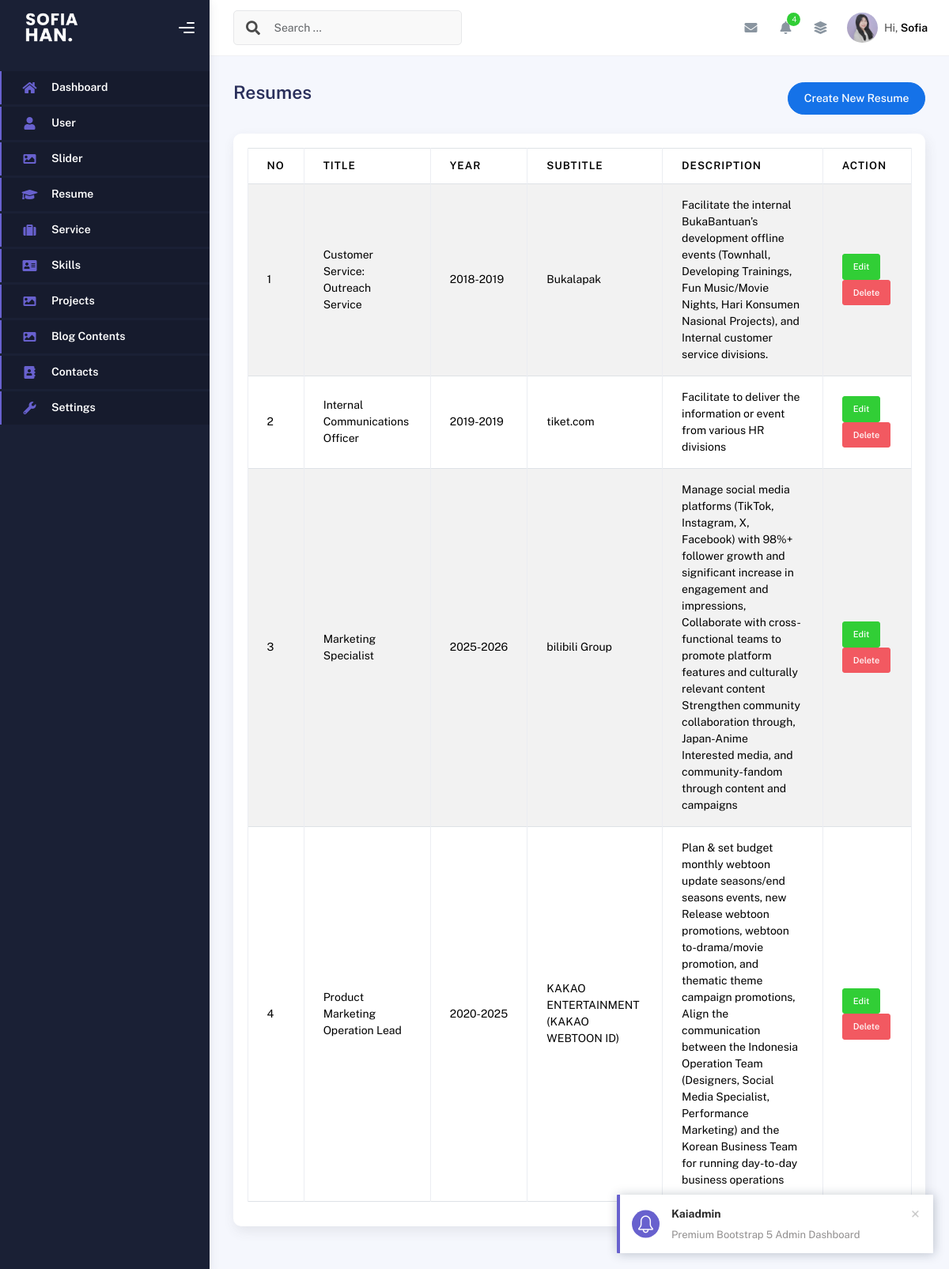
Screenshot of /resume.php with the database file from the repository.
### tables this page shows
CREATE TABLE `resume` (
  `id` int(11) NOT NULL,
  `year_start` year(4) NOT NULL,
  `year_end` year(4) NOT NULL,
  `title` varchar(50) NOT NULL,
  `subtitle` varchar(50) NOT NULL,
  `description` text DEFAULT NULL,
  `submit_cv` varchar(50) NOT NULL,
  `created_at` timestamp NOT NULL DEFAULT current_timestamp(),
  `update_at` timestamp NULL DEFAULT NULL ON UPDATE current_timestamp()
);

### resume.php (the view, shortened to what this page needs)
<?php
include "config/koneksi.php";
$query = mysqli_query($conn, "SELECT * FROM resume ORDER BY id DESC");
$rows = mysqli_fetch_all($query, MYSQLI_ASSOC);
?>
<!DOCTYPE html>
<html lang="en">
<head>
    <?php
    include "inc/css.php";
    ?>
</head>
<body>
    <div class="wrapper">
        <?php
        include "inc/sidebar.php";
        ?>
        <div class="main-panel">
            <div class="main-header">
                <?php
                include "inc/navbar.php";
                ?>
            </div>
            <div class="container">
                <div class="page-inner">
                    <div class="d-flex align-items-left align-items-md-center flex-column flex-md-row pt-2 pb-4">
                        <div>
                            <h3 class="fw-bold mb-3">Resumes</h3>
                        </div>
                        <div class="ms-md-auto py-2 py-md-0">
                            <a href="create-resume.php" class="btn btn-primary btn-round">Create New Resume</a>
                        </div>
                    </div>
                    <div class="row">
                        <div class="col-sm-6 col-md-12">
                            <div class="card">
                                <div class="card-body">
                                    <table class="table table-bordered table-striped">
                                        <thead>
                                            <tr>
                                                <th>No</th>
                                                <th>Title</th>
                                                <th>Year</th>
                                                <th>Subtitle</th>
                                                <th>Description</th>
                                                <th>Action</th>
                                            </tr>
                                        </thead>
                                        <tbody>
                                            <?php foreach ($rows as $index => $row): ?>
                                            <tr>
                                                <td><?php echo $index += 1 ?></td>
                                                <td><?php echo $row['title'] ?></td>
                                                <td><?php echo $row['year_start'] . "-" . $row['year_end'] ?></td>
                                                <td><?php echo $row['subtitle'] ?></td>
                                                <td><?php echo $row['description'] ?></td>
                                                <td>
                                                    <a class="btn btn-success btn-sm"
                                                        href="create-resume.php?edit=<?php echo $row['id'] ?>">Edit</a>
                                                    <a onclick="return confirm('Are you sure wanna delete this data?')"
                                                        class=" btn btn-danger btn-sm"
                                                        href="resume.php?delete=<?php echo $row['id'] ?>">Delete</a>
                                                </td>
                                            </tr>
                                            <?php endforeach ?>
                                        </tbody>
                                    </table>
                                </div>
                            </div>
                        </div>
                    </div>
                </div>
            </div>
</body>
</html>

### rows the page displays
resume: index "1", title "Customer Service: Outreach Service", year_start "2018", year_end "2019", subtitle "Bukalapak", description "Facilitate the internal BukaBantuan’s development offline events (Townhall, Developing Trainings, Fun Music/Movie Nights, Hari Konsumen Nasional Projects), and Internal customer service divisions."
resume: index "2", title "Internal Communications Officer", year_start "2019", year_end "2019", subtitle "tiket.com", description "Facilitate to deliver the information or event from various HR divisions"
resume: index "3", title "Marketing Specialist", year_start "2025", year_end "2026", subtitle "bilibili Group", description "Manage social media platforms (TikTok, Instagram, X, Facebook) with 98%+ follower growth and significant increase in engagement and impressions, Collaborate with cross-functional teams to promote platform features and culturally relevant content Strengthen community collaboration through, Japan-Anime Interested media, and community-fandom through content and campaigns"
resume: index "4", title "Product Marketing Operation Lead", year_start "2020", year_end "2025", subtitle "KAKAO ENTERTAINMENT (KAKAO WEBTOON ID)", description "Plan & set budget monthly webtoon update seasons/end seasons events, new Release webtoon promotions, webtoon to-drama/movie promotion, and thematic theme campaign promotions, Align the communication between the Indonesia Operation Team (Designers, Social Media Specialist, Performance Marketing) and the Korean Business Team for running day-to-day business operations"
